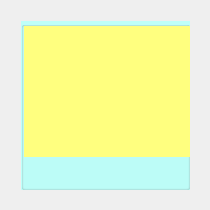
<?xml version="1.0" encoding="UTF-8"?>
<ui version="4.0">
 <class>dishClass</class>
 <widget class="QWidget" name="dishClass">
  <property name="geometry">
   <rect>
    <x>0</x>
    <y>0</y>
    <width>210</width>
    <height>210</height>
   </rect>
  </property>
  <property name="windowTitle">
   <string>dish</string>
  </property>
  <widget class="QWidget" name="verticalLayoutWidget">
   <property name="geometry">
    <rect>
     <x>10</x>
     <y>10</y>
     <width>191</width>
     <height>191</height>
    </rect>
   </property>
   <layout class="QVBoxLayout" name="verticalLayout">
    <item>
     <widget class="QGroupBox" name="groupBox">
      <property name="styleSheet">
       <string notr="true">QGroupBox
{
	background-color:rgb(190, 255, 250)
}
QLabel#imageLab
{
	background-color:rgb(255, 255, 127)
}</string>
      </property>
      <property name="title">
       <string/>
      </property>
      <widget class="QLabel" name="imageLab">
       <property name="geometry">
        <rect>
         <x>3</x>
         <y>5</y>
         <width>181</width>
         <height>131</height>
        </rect>
       </property>
       <property name="text">
        <string/>
       </property>
      </widget>
      <widget class="QWidget" name="horizontalLayoutWidget">
       <property name="geometry">
        <rect>
         <x>10</x>
         <y>140</y>
         <width>171</width>
         <height>41</height>
        </rect>
       </property>
       <layout class="QHBoxLayout" name="horizontalLayout">
        <item>
         <widget class="QLabel" name="nameLab">
          <property name="maximumSize">
           <size>
            <width>47</width>
            <height>16777215</height>
           </size>
          </property>
          <property name="text">
           <string/>
          </property>
         </widget>
        </item>
        <item>
         <spacer name="horizontalSpacer">
          <property name="orientation">
           <enum>Qt::Orientation::Horizontal</enum>
          </property>
          <property name="sizeHint" stdset="0">
           <size>
            <width>40</width>
            <height>20</height>
           </size>
          </property>
         </spacer>
        </item>
        <item>
         <widget class="QLabel" name="priceLab">
          <property name="maximumSize">
           <size>
            <width>100</width>
            <height>16777215</height>
           </size>
          </property>
          <property name="text">
           <string/>
          </property>
         </widget>
        </item>
        <item>
         <widget class="QPushButton" name="sub">
          <property name="maximumSize">
           <size>
            <width>20</width>
            <height>20</height>
           </size>
          </property>
          <property name="sizeIncrement">
           <size>
            <width>0</width>
            <height>0</height>
           </size>
          </property>
          <property name="text">
           <string/>
          </property>
          <property name="icon">
           <iconset>
            <normalon>:/icon/image/icon/sub_pressed.png</normalon>
           </iconset>
          </property>
          <property name="flat">
           <bool>true</bool>
          </property>
         </widget>
        </item>
        <item>
         <widget class="QLabel" name="numLab">
          <property name="maximumSize">
           <size>
            <width>15</width>
            <height>16777215</height>
           </size>
          </property>
          <property name="text">
           <string/>
          </property>
         </widget>
        </item>
        <item>
         <widget class="QPushButton" name="add">
          <property name="maximumSize">
           <size>
            <width>20</width>
            <height>20</height>
           </size>
          </property>
          <property name="text">
           <string/>
          </property>
          <property name="icon">
           <iconset resource="qOrderingSystem.qrc">
            <normaloff>:/icon/image/icon/add_pressed.png</normaloff>:/icon/image/icon/add_pressed.png</iconset>
          </property>
          <property name="flat">
           <bool>true</bool>
          </property>
         </widget>
        </item>
       </layout>
      </widget>
     </widget>
    </item>
   </layout>
  </widget>
 </widget>
 <layoutdefault spacing="6" margin="11"/>
 <resources>
  <include location="qOrderingSystem.qrc"/>
 </resources>
 <connections/>
</ui>
